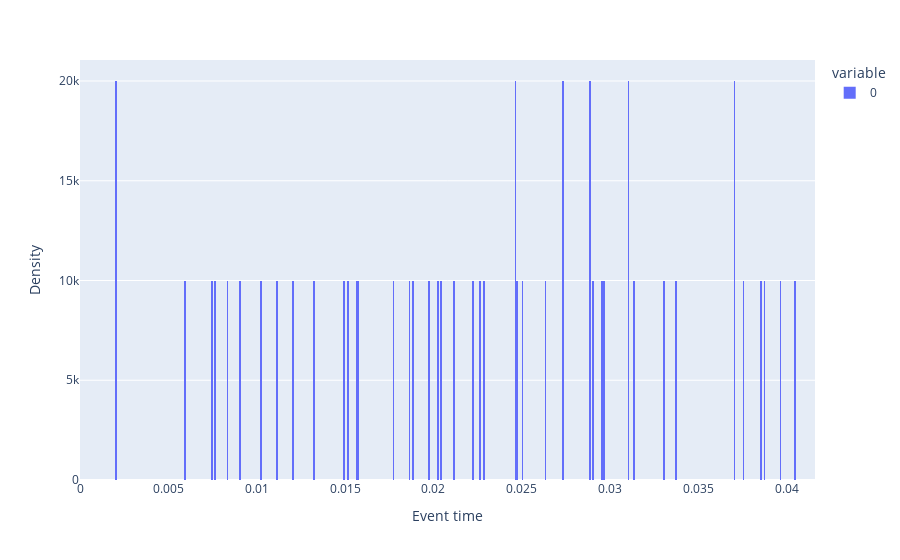

Here is the notebook cell this chart was saved with:
### Code cell
fig = px.histogram(np.array(events[:int(S/100)]), nbins=400, histnorm='density')
fig.update_layout(xaxis_title='Event time', yaxis_title='Density', xaxis=dict(range=[0, max(events[:int(S/100)])]))
fig.show()

### Figure 1 — Plotly figure (JSON) as saved in the notebook; plotly's stock layout.template omitted (floating-point values rounded to 4 significant figures)
{"data": [{"alignmentgroup": "True", "bingroup": "x", "histnorm": "density", "hovertemplate": "variable=0<br>value=%{x}<br>density=%{y}<extra></extra>", "legendgroup": "0", "marker": {"color": "#636efa", "pattern": {"shape": ""}}, "name": "0", "nbinsx": 400, "offsetgroup": "0", "orientation": "v", "showlegend": true, "type": "histogram", "x": [0.002004, 0.002063, 0.005997, 0.007408, 0.007672, 0.008306, 0.009002, 0.01029, 0.01115, 0.012, 0.01328, 0.0149, 0.01512, 0.01569, 0.01575, 0.01774, 0.01863, 0.01881, 0.01971, 0.02023, 0.02047, 0.02113, 0.02226, 0.02266, 0.02284, 0.02461, 0.02468, 0.02478, 0.02506, 0.02631, 0.02736, 0.02736, 0.02881, 0.02886, 0.02903, 0.02958, 0.02967, 0.03103, 0.03105, 0.03137, 0.03302, 0.03373, 0.03703, 0.03705, 0.03755, 0.03857, 0.03879, 0.03961, 0.04048, 0.0416], "xaxis": "x", "yaxis": "y"}], "layout": {"barmode": "relative", "legend": {"title": {"text": "variable"}, "tracegroupgap": 0}, "margin": {"t": 60}, "xaxis": {"anchor": "y", "domain": [0, 1], "range": [0, 0.0416], "title": {"text": "Event time"}}, "yaxis": {"anchor": "x", "domain": [0, 1], "title": {"text": "Density"}}}}
